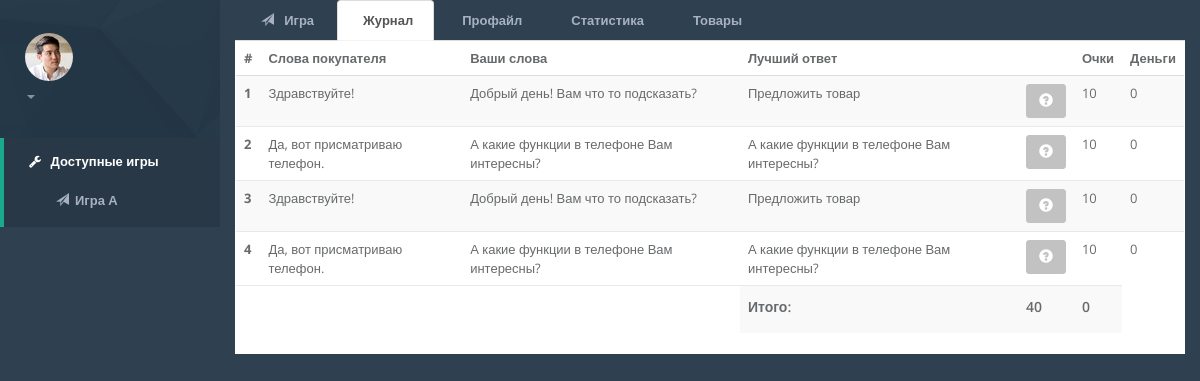
Screenshot of /tree/session/7cf1dafcccd81f2624c8bbb7abdc6a0f8db1/ with the database file from the repository.
### tree/models.py (models this page shows, shortened)
class Answer(models.Model):
    text_answer = models.CharField(
        max_length=200, verbose_name=u'Текст ответа')
    depth = models.IntegerField(default=0)
    def __str__(self):
        return self.text_answer

class User_rezult(models.Model):
    user_output = models.ForeignKey(User)
    question_output = models.CharField(max_length=200)
    answer_output = models.ForeignKey(Answer,blank = True,null = True)
    type_quest = models.CharField(max_length=200)
    point = models.IntegerField(default=0)
    money = models.IntegerField(default=0)
    session_output = models.CharField(max_length=36)
    date_create = models.DateTimeField(auto_now=True)
    best_choise = models.CharField(max_length=150)
    def displaying(self):
        d = {}
        d["user_output"] = self.user_output
        d["question_output"] = self.question_output
        d["best_choise"] = self.best_choise
        d["answer_output"] = self.answer_output
        d["point"] = self.point
        d["money"] = self.money
        return d

### tree/views.py (the view)
# urls.py: url(r'^session/(?P<guid>.*)/$', game_history, name='game_history'),
def game_history(request, guid):
    context = {}
    context = for_game_history(request, guid, context)
    return render(request, 'tree/game_history_2.html', context)

### tree/views.py (called while the page is built)
def make_game(context,active_tab):
    context["act_game"] = ''
    context["act_history"] = ''
    context["act_profile"] = ''
    context["act_statistic"] = ''
    context["act_prod"] = ''
    context[active_tab] = 'active'
    return context

### tree/templates/tree/game_history_2.html (shortened to what this page needs)
{% extends "gameplace.html" %}
{% block game %}
  <div>
    <table class="table table-striped table-bg">
      <thead>
        <tr>
          <th>#</th>
          <th>Слова покупателя</th>
          <th>Ваши слова</th>
          <th>Лучший ответ</th>
          <th></th>
          <th>Очки</th>
          <th>Деньги</th>
        </tr>
      </thead>
      <tbody>
      {% for entry in history_entry %}
        <tr>
          <th scope="row">{{ forloop.counter }}</th>
          <td>{{ entry.answer_output }} </td>
          <td>{{ entry.question_output }} </td>
          <td> {{ entry.best_choise }} </td>
          <td style="width:20px;">
            <button type="button" class="btn btn-default"  data-container="body" data-toggle="popover" data-placement="left" data-content="Здесь обьясняется суть правильного ответа">
               <span class="glyphicon glyphicon-question-sign" P></span>
            </button>
          </td>
          <td>{{ entry.point }} </td>
          <td>{{ entry.money }} </td>
        </tr>
      {%endfor%}
      <tr>
          <td ><h4>Итого:</h4> </td>
          <td ><h4>{{ total_point }}</h4> </td>
          <td ><h4>{{ total_money }}</h4> </td>
        </tr>
      </tbody>
    </table>
  </div>
{% endblock %}

### static/css/project.css (style rules this page uses)
td { text-align: left; }

### rows the page displays
Answer: answer_output "Здравствуйте!", question_output "Добрый день! Вам что то подсказать?", best_choise "Предложить товар", point "10", money "0"
Answer: answer_output "Да, вот присматриваю телефон.", question_output "А какие функции в телефоне Вам интересны?", best_choise "А какие функции в телефоне Вам интересны?", point "10", money "0"

### other values shown
{{ total_point }} "40"
{{ total_money }} "0"
